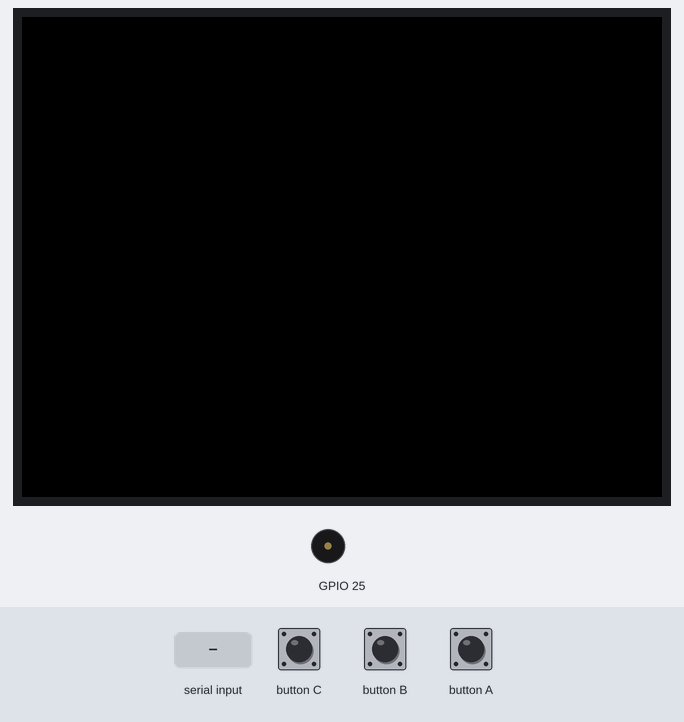
This sketch was run on a simulated ESP32. Parts: 320×240 colour display, buzzer (waves = sounding). Inputs (shaded band) come from the test bench. Nothing arrives over Bluetooth unless stated.

Above: at 1.3 s.
1.4 s: "a" received over the second serial link
At 2.1 s:
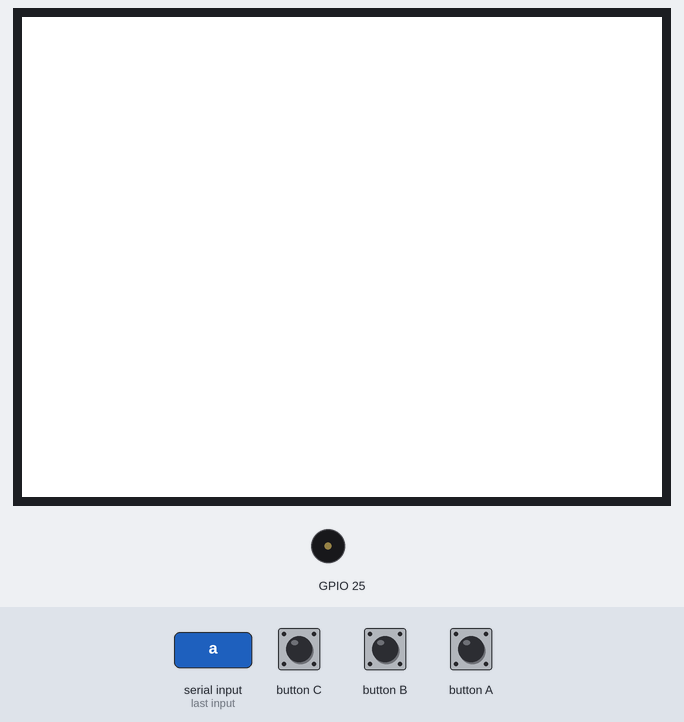
2.9 s: "B" received over the second serial link
At 3.7 s:
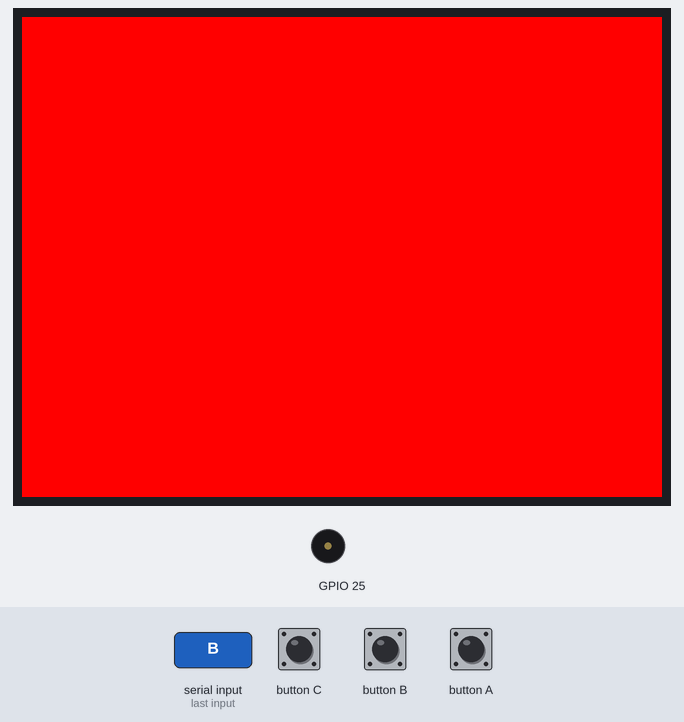
4.4 s: "c" received over the second serial link
At 5.3 s:
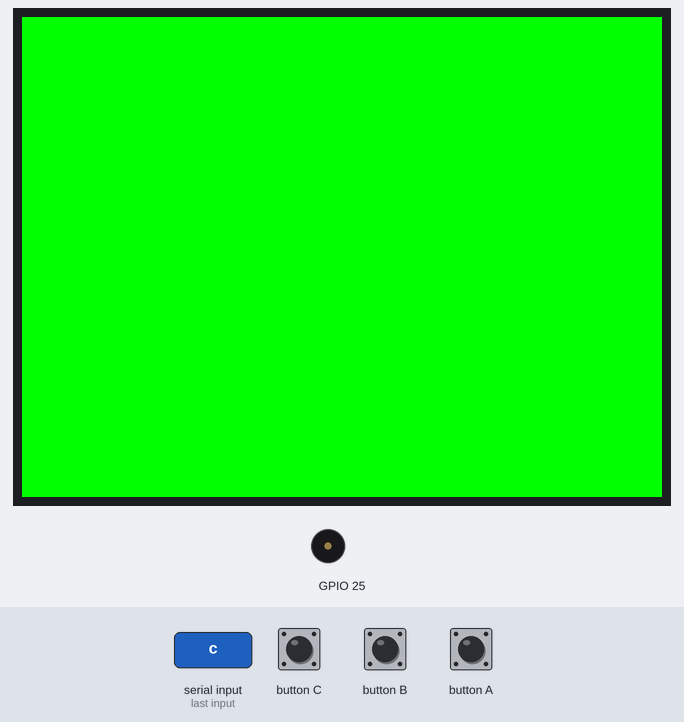
5.9 s: "d" received over the second serial link
At 6.9 s:
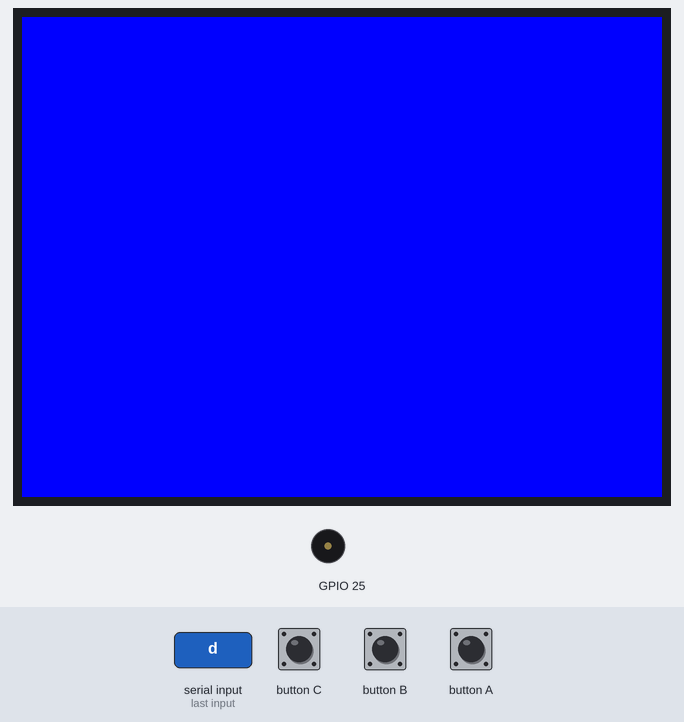
7.4 s: button C pressed for 1 s
At 7.96 s:
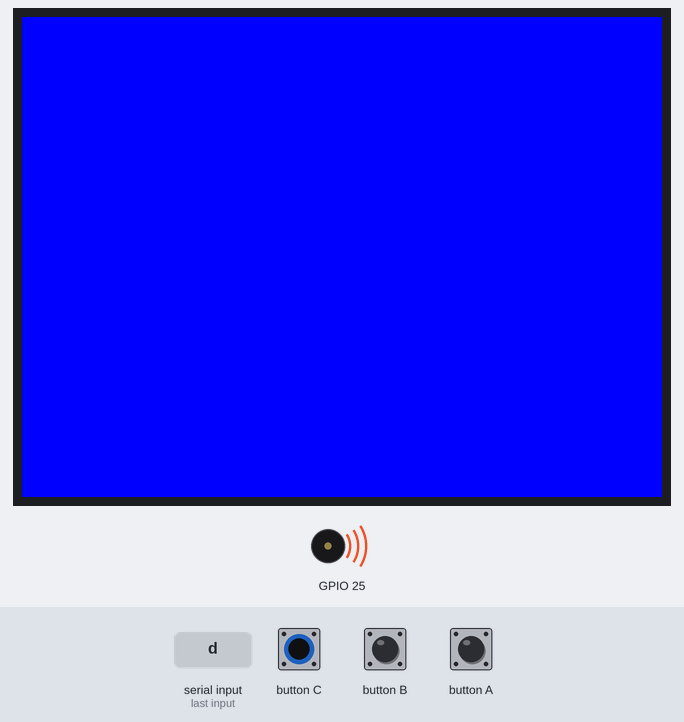
9.9 s: button B pressed for 3.2 s
At 14.4 s:
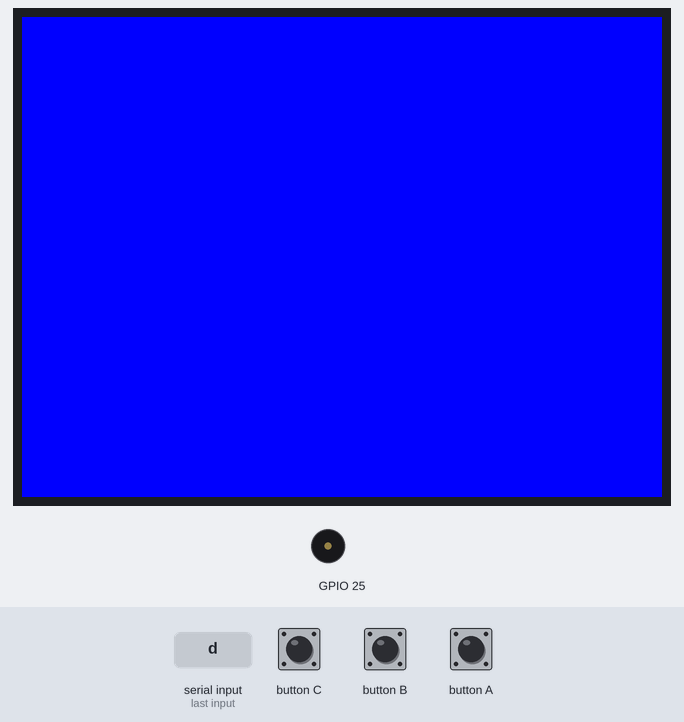
Timing chart, 0 to 15.6 s (numbered marks = the images above; inputs shaded):
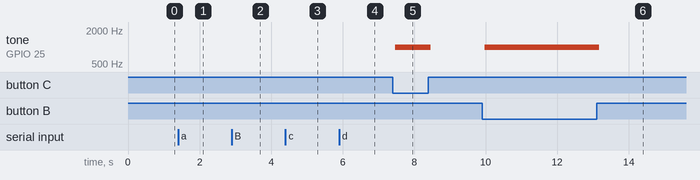

The sketch:

bluetooth.ino
```cpp
#include <M5Stack.h>
#include "BluetoothSerial.h"
BluetoothSerial SerialBT;
void setup(){
  SerialBT.begin("M5stack");
  M5.begin();
  M5.Power.begin();

}
void loop(){
  if (SerialBT.available()){
    char ch=SerialBT.read();
    if(ch=='a'||ch=='A')
    M5.Lcd.fillScreen(WHITE);
        if(ch=='B'||ch=='B')
    M5.Lcd.fillScreen(RED);
        if(ch=='c'||ch=='C')
    M5.Lcd.fillScreen(GREEN);
        if(ch=='d'||ch=='D')
    M5.Lcd.fillScreen(BLUE);
}
M5.update();
if(M5.BtnA.isPressed()){
  SerialBT.println("Key A");
  M5.Speaker.beep();
}
if(M5.BtnB.isPressed()){
  SerialBT.println("Key B");
  M5.Speaker.beep();
}
if(M5.BtnC.isPressed()){
  SerialBT.println("Key C");
  M5.Speaker.beep();
}
delay(100);
}
```

Measured:
- after the input at 7.4 s, tone on GPIO 25: silent → 1000 Hz after 0.07 s, → silent 1.0 s later
- after the input at 9.9 s, tone on GPIO 25: silent → 1000 Hz after 0.07 s, → silent 3.2 s later
